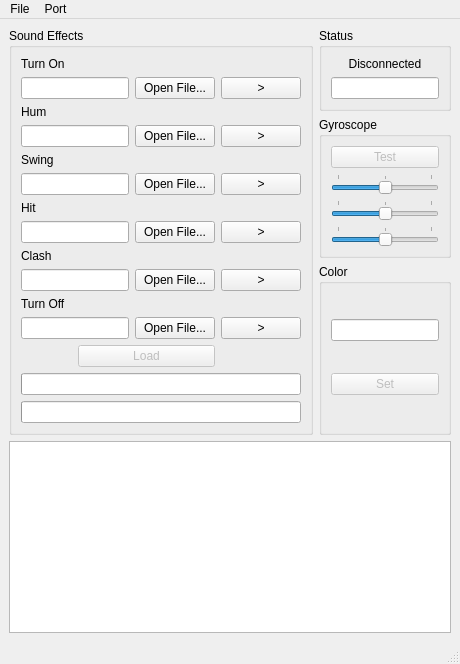
<?xml version="1.0" encoding="UTF-8"?>
<ui version="4.0">
 <class>Lsmod</class>
 <widget class="QMainWindow" name="Lsmod">
  <property name="windowTitle">
   <string>Light &amp; Sound Module Configurator</string>
  </property>
  <property name="windowIcon">
   <iconset theme=":/icon/lsmod.ico">
    <normaloff>.</normaloff>.</iconset>
  </property>
  <widget class="QWidget" name="centralwidget">
   <layout class="QGridLayout" name="gridLayout" rowstretch="0,0,1,0">
    <item row="0" column="0" rowspan="3">
     <widget class="QGroupBox" name="groupBoxSoundEffects">
      <property name="enabled">
       <bool>true</bool>
      </property>
      <property name="title">
       <string>Sound Effects</string>
      </property>
      <layout class="QGridLayout" name="gridLayoutSoundEffects" rowstretch="0,0,0,0,0,0,0,0,0,0,0,0,0,0,0">
       <item row="14" column="0" colspan="4">
        <widget class="QProgressBar" name="progressBar">
         <property name="enabled">
          <bool>true</bool>
         </property>
         <property name="maximum">
          <number>1000</number>
         </property>
         <property name="value">
          <number>0</number>
         </property>
         <property name="textVisible">
          <bool>false</bool>
         </property>
        </widget>
       </item>
       <item row="3" column="0" colspan="2">
        <widget class="QLineEdit" name="lineEditHumFile"/>
       </item>
       <item row="13" column="0" colspan="4">
        <widget class="QProgressBar" name="progressBarFile">
         <property name="enabled">
          <bool>true</bool>
         </property>
         <property name="maximum">
          <number>1000</number>
         </property>
         <property name="value">
          <number>0</number>
         </property>
         <property name="textVisible">
          <bool>false</bool>
         </property>
        </widget>
       </item>
       <item row="9" column="2">
        <widget class="QPushButton" name="pushButtonOpenClashFile">
         <property name="text">
          <string>Open File...</string>
         </property>
        </widget>
       </item>
       <item row="9" column="0" colspan="2">
        <widget class="QLineEdit" name="lineEditClashFile"/>
       </item>
       <item row="7" column="2">
        <widget class="QPushButton" name="pushButtonOpenHitFile">
         <property name="text">
          <string>Open File...</string>
         </property>
        </widget>
       </item>
       <item row="1" column="0" colspan="2">
        <widget class="QLineEdit" name="lineEditTurnOnFile"/>
       </item>
       <item row="11" column="0" colspan="2">
        <widget class="QLineEdit" name="lineEditTurnOffFile"/>
       </item>
       <item row="7" column="0" colspan="2">
        <widget class="QLineEdit" name="lineEditHitFile"/>
       </item>
       <item row="5" column="0" colspan="2">
        <widget class="QLineEdit" name="lineEditSwingFile"/>
       </item>
       <item row="11" column="2">
        <widget class="QPushButton" name="pushButtonOpenTurnOffFile">
         <property name="text">
          <string>Open File...</string>
         </property>
        </widget>
       </item>
       <item row="5" column="2">
        <widget class="QPushButton" name="pushButtonOpenSwingFile">
         <property name="text">
          <string>Open File...</string>
         </property>
        </widget>
       </item>
       <item row="3" column="2">
        <widget class="QPushButton" name="pushButtonOpenHumFile">
         <property name="text">
          <string>Open File...</string>
         </property>
        </widget>
       </item>
       <item row="3" column="3">
        <widget class="QPushButton" name="pushButtonHumFilePlay">
         <property name="text">
          <string>&gt;</string>
         </property>
        </widget>
       </item>
       <item row="1" column="2">
        <widget class="QPushButton" name="pushButtonOpenTurnOnFile">
         <property name="text">
          <string>Open File...</string>
         </property>
        </widget>
       </item>
       <item row="5" column="3">
        <widget class="QPushButton" name="pushButtonSwingFilePlay">
         <property name="text">
          <string>&gt;</string>
         </property>
        </widget>
       </item>
       <item row="9" column="3">
        <widget class="QPushButton" name="pushButtonClashFilePlay">
         <property name="text">
          <string>&gt;</string>
         </property>
        </widget>
       </item>
       <item row="7" column="3">
        <widget class="QPushButton" name="pushButtonHitFilePlay">
         <property name="text">
          <string>&gt;</string>
         </property>
        </widget>
       </item>
       <item row="11" column="3">
        <widget class="QPushButton" name="pushButtonTurnOffFilePlay">
         <property name="text">
          <string>&gt;</string>
         </property>
        </widget>
       </item>
       <item row="1" column="3">
        <widget class="QPushButton" name="pushButtonTurnOnFilePlay">
         <property name="text">
          <string>&gt;</string>
         </property>
        </widget>
       </item>
       <item row="12" column="1" colspan="2">
        <widget class="QPushButton" name="pushButtonLoad">
         <property name="enabled">
          <bool>false</bool>
         </property>
         <property name="text">
          <string>Load</string>
         </property>
        </widget>
       </item>
       <item row="10" column="0" colspan="2">
        <widget class="QLabel" name="labelTurnOff">
         <property name="text">
          <string>Turn Off</string>
         </property>
        </widget>
       </item>
       <item row="8" column="0" colspan="2">
        <widget class="QLabel" name="labelClash">
         <property name="text">
          <string>Clash</string>
         </property>
        </widget>
       </item>
       <item row="6" column="0" colspan="2">
        <widget class="QLabel" name="labelHit">
         <property name="text">
          <string>Hit</string>
         </property>
        </widget>
       </item>
       <item row="4" column="0" colspan="2">
        <widget class="QLabel" name="labelSwing">
         <property name="text">
          <string>Swing</string>
         </property>
        </widget>
       </item>
       <item row="2" column="0" colspan="2">
        <widget class="QLabel" name="labelHum">
         <property name="text">
          <string>Hum</string>
         </property>
        </widget>
       </item>
       <item row="0" column="0" colspan="2">
        <widget class="QLabel" name="labelTurnOn">
         <property name="text">
          <string>Turn On</string>
         </property>
        </widget>
       </item>
      </layout>
     </widget>
    </item>
    <item row="0" column="1">
     <widget class="QGroupBox" name="groupBoxStatus">
      <property name="title">
       <string>Status</string>
      </property>
      <layout class="QVBoxLayout" name="verticalLayoutStatus">
       <item>
        <widget class="QLabel" name="labelConnection">
         <property name="text">
          <string>Disconnected</string>
         </property>
         <property name="alignment">
          <set>Qt::AlignCenter</set>
         </property>
        </widget>
       </item>
       <item>
        <widget class="QLineEdit" name="lineEditVoltage">
         <property name="alignment">
          <set>Qt::AlignCenter</set>
         </property>
        </widget>
       </item>
      </layout>
     </widget>
    </item>
    <item row="1" column="1">
     <widget class="QGroupBox" name="groupBoxGyroscope">
      <property name="enabled">
       <bool>true</bool>
      </property>
      <property name="title">
       <string>Gyroscope</string>
      </property>
      <layout class="QVBoxLayout" name="verticalLayoutGyroscope">
       <item>
        <widget class="QPushButton" name="pushButtonTest">
         <property name="enabled">
          <bool>false</bool>
         </property>
         <property name="text">
          <string>Test</string>
         </property>
         <property name="checkable">
          <bool>true</bool>
         </property>
         <property name="checked">
          <bool>false</bool>
         </property>
        </widget>
       </item>
       <item>
        <widget class="QSlider" name="horizontalSliderX">
         <property name="minimum">
          <number>-10</number>
         </property>
         <property name="maximum">
          <number>10</number>
         </property>
         <property name="orientation">
          <enum>Qt::Horizontal</enum>
         </property>
         <property name="tickPosition">
          <enum>QSlider::TicksAbove</enum>
         </property>
         <property name="tickInterval">
          <number>10</number>
         </property>
        </widget>
       </item>
       <item>
        <widget class="QSlider" name="horizontalSliderY">
         <property name="minimum">
          <number>-10</number>
         </property>
         <property name="maximum">
          <number>10</number>
         </property>
         <property name="orientation">
          <enum>Qt::Horizontal</enum>
         </property>
         <property name="tickPosition">
          <enum>QSlider::TicksAbove</enum>
         </property>
         <property name="tickInterval">
          <number>10</number>
         </property>
        </widget>
       </item>
       <item>
        <widget class="QSlider" name="horizontalSliderZ">
         <property name="minimum">
          <number>-10</number>
         </property>
         <property name="maximum">
          <number>10</number>
         </property>
         <property name="orientation">
          <enum>Qt::Horizontal</enum>
         </property>
         <property name="tickPosition">
          <enum>QSlider::TicksAbove</enum>
         </property>
         <property name="tickInterval">
          <number>10</number>
         </property>
        </widget>
       </item>
      </layout>
     </widget>
    </item>
    <item row="2" column="1">
     <widget class="QGroupBox" name="groupBoxColor">
      <property name="enabled">
       <bool>true</bool>
      </property>
      <property name="title">
       <string>Color</string>
      </property>
      <layout class="QVBoxLayout" name="verticalLayoutColor">
       <item>
        <layout class="QGridLayout" name="gridLayoutColors">
         <property name="sizeConstraint">
          <enum>QLayout::SetNoConstraint</enum>
         </property>
        </layout>
       </item>
       <item>
        <widget class="QLineEdit" name="lineEditCode">
         <property name="alignment">
          <set>Qt::AlignCenter</set>
         </property>
        </widget>
       </item>
       <item>
        <widget class="QPushButton" name="pushButtonSet">
         <property name="enabled">
          <bool>false</bool>
         </property>
         <property name="text">
          <string>Set</string>
         </property>
        </widget>
       </item>
      </layout>
     </widget>
    </item>
    <item row="3" column="0" colspan="2">
     <widget class="QTextEdit" name="textEdit"/>
    </item>
   </layout>
  </widget>
  <widget class="QMenuBar" name="menubar">
   <property name="geometry">
    <rect>
     <x>0</x>
     <y>0</y>
     <width>492</width>
     <height>21</height>
    </rect>
   </property>
   <widget class="QMenu" name="menuOpen">
    <property name="title">
     <string>File</string>
    </property>
    <addaction name="actionNew"/>
    <addaction name="actionOpen"/>
    <addaction name="actionSave"/>
    <addaction name="actionSaveAs"/>
    <addaction name="separator"/>
    <addaction name="actionExit"/>
   </widget>
   <widget class="QMenu" name="menuPort">
    <property name="title">
     <string>Port</string>
    </property>
   </widget>
   <addaction name="menuOpen"/>
   <addaction name="menuPort"/>
  </widget>
  <widget class="QStatusBar" name="statusbar"/>
  <action name="actionOpen">
   <property name="text">
    <string>Open...</string>
   </property>
   <property name="statusTip">
    <string>Open existing configuration</string>
   </property>
   <property name="shortcut">
    <string>Ctrl+O</string>
   </property>
  </action>
  <action name="actionSaveAs">
   <property name="text">
    <string>Save As...</string>
   </property>
   <property name="statusTip">
    <string>Save configuration as new file</string>
   </property>
  </action>
  <action name="actionExit">
   <property name="text">
    <string>Exit</string>
   </property>
   <property name="statusTip">
    <string>Exit program</string>
   </property>
   <property name="shortcut">
    <string>Ctrl+Q</string>
   </property>
  </action>
  <action name="actionSave">
   <property name="text">
    <string>Save</string>
   </property>
   <property name="statusTip">
    <string>Save configuration</string>
   </property>
   <property name="shortcut">
    <string>Ctrl+S</string>
   </property>
  </action>
  <action name="actionNew">
   <property name="text">
    <string>New</string>
   </property>
   <property name="statusTip">
    <string>Create new configuration</string>
   </property>
   <property name="shortcut">
    <string>Ctrl+N</string>
   </property>
  </action>
 </widget>
 <resources>
  <include location="lsmod.qrc"/>
 </resources>
 <connections>
  <connection>
   <sender>lineEditTurnOnFile</sender>
   <signal>returnPressed()</signal>
   <receiver>Lsmod</receiver>
   <slot>setFocus()</slot>
   <hints>
    <hint type="sourcelabel">
     <x>255</x>
     <y>60</y>
    </hint>
    <hint type="destinationlabel">
     <x>209</x>
     <y>134</y>
    </hint>
   </hints>
  </connection>
  <connection>
   <sender>lineEditHumFile</sender>
   <signal>returnPressed()</signal>
   <receiver>Lsmod</receiver>
   <slot>setFocus()</slot>
   <hints>
    <hint type="sourcelabel">
     <x>255</x>
     <y>110</y>
    </hint>
    <hint type="destinationlabel">
     <x>209</x>
     <y>134</y>
    </hint>
   </hints>
  </connection>
 </connections>
</ui>
